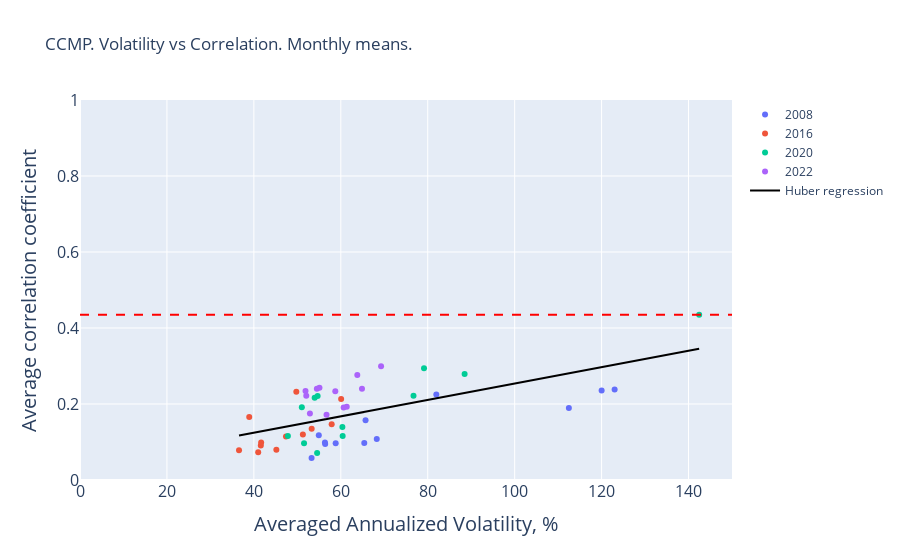
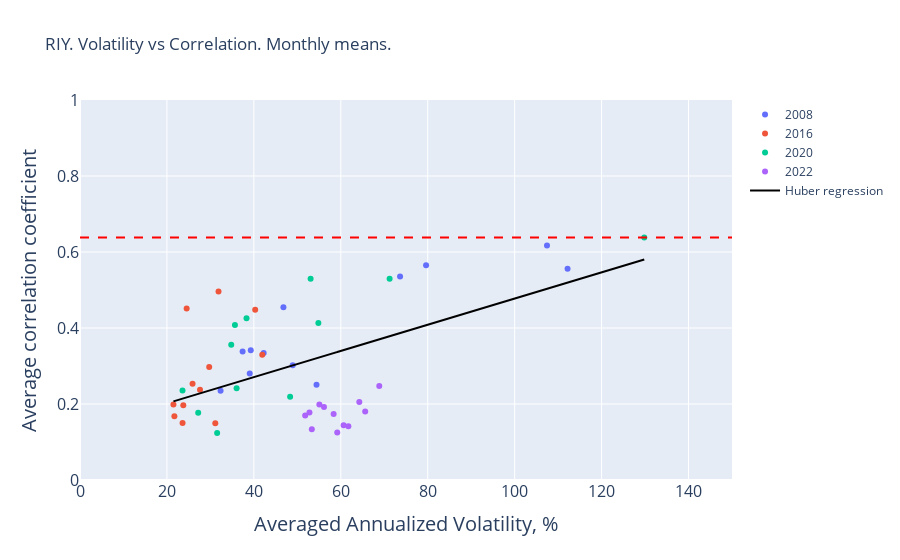
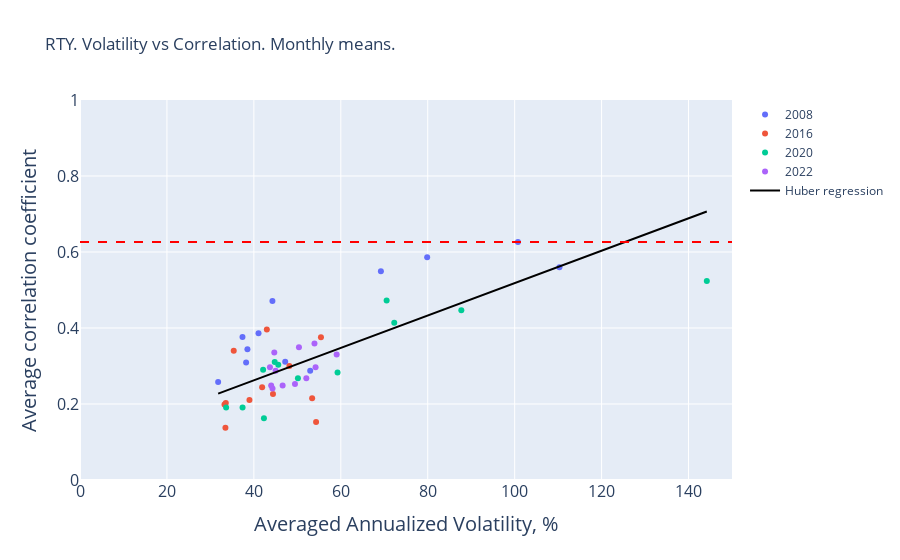
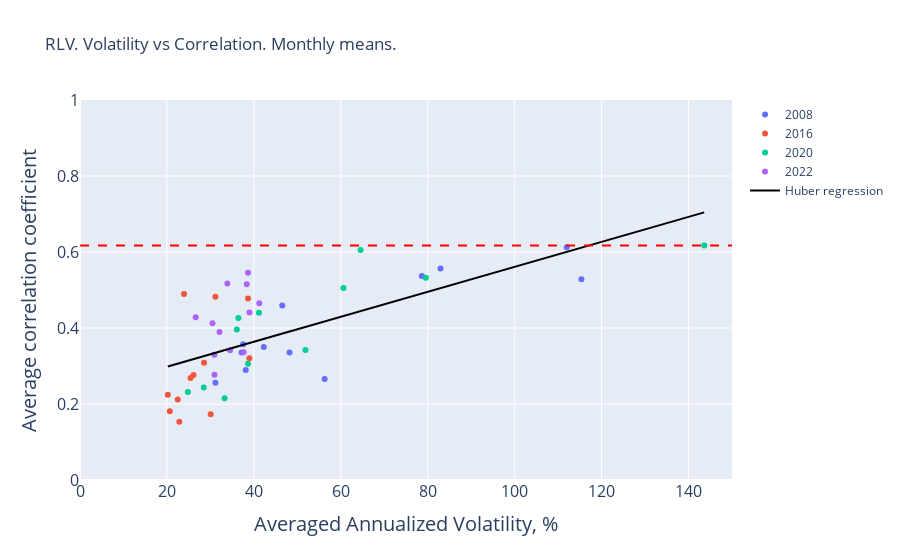

The notebook cell these images were saved under, in order:
### Markdown cell above
Plot all indices on separate plots and fit the scatter plot with Hubert regression.

Notations: 

    - red dashed line: maximum correlation coefficient.
    - black solid line: Huber linear regression.

### Code cell
def get_huber_coefficients(X, y):
    """ Returns coefficients of Huber linear regression. Fit-predicts on X, y """
    huber = HuberRegressor().fit(X, y)
    y_pred = huber.predict(X)

    a = huber.coef_[0]
    b = huber.intercept_
    return a, b, y_pred

huber_dict = {}

for index in list(data.keys()):
    df = data[index]

    fig = go.Figure()
    for year in list(df.year.unique()):
        df_year = df[df.year == year]
        hover_texts = df_year.apply(lambda row: f'{row["month_abbr"]} {row["year"]}', axis=1)
        fig.add_trace(go.Scatter(x=np.sqrt(252.)*100.*df_year['volatility'], 
                                 y=df_year['correlation'],
                                 mode='markers',
                                 name=year,
                                 text = hover_texts))
                                 #hovertemplate='%{text}'))

    # maximum correlation
    y_max = df['correlation'].max()
    fig.add_shape(
        type="line",
        x0=0.,
        x1=150.,
        y0=y_max,
        y1=y_max,
        line=dict(color="red", width=2, dash="dash"),
        name='max correlation',)

    # Hubert linear regression
    X = np.sqrt(252.)*100.*(df['volatility']).values.reshape(-1, 1)
    y = df['correlation'].values.reshape(-1, 1)

    a, b, y_pred = get_huber_coefficients(X, y)
    huber_dict[index] = {'a': a, 'b': b}

    fig.add_trace(go.Scatter(x=X.ravel(),
                             y=y_pred.ravel(),
                             mode='lines',
                             name='Huber regression',
                             line=dict(color='black')))

    ## Add text in the left upper corner. Plotly has rendering issues with LaTeX
    #fig.add_annotation(
    #    text='$\rho$ = {a:.4f}$\cdot\sigma$ + {b:.2f}',
    #    xref='paper',
    #    yref='paper',
    #    x=0.01,
    #    y=0.95,
    #    showarrow=False,
    #    font=dict(size=12, color='black'))

    fig.update_layout(title=f'{index}. Volatility vs Correlation. Monthly means.', 
                  xaxis_title='Averaged Annualized Volatility, %', 
                  yaxis_title='Average correlation coefficient',
                  yaxis_range=[0., 1.],
                  xaxis_range=[0, 150.],
                  xaxis=dict(
                          title_font=dict(size=20),
                          tickfont=dict(size=16)),
                  yaxis=dict(
                          title_font=dict(size=20),
                          tickfont=dict(size=16)))

    fig.show()

### Figure 1 — Plotly figure (JSON) as saved in the notebook; plotly's stock layout.template omitted (floating-point values rounded to 4 significant figures)
{"data": [{"mode": "markers", "name": "2008", "text": ["Jan 2008", "Feb 2008", "Mar 2008", "Apr 2008", "May 2008", "Jun 2008", "Jul 2008", "Aug 2008", "Sep 2008", "Oct 2008", "Nov 2008", "Dec 2008"], "type": "scatter", "x": [65.4, 56.35, 65.69, 56.41, 53.28, 54.94, 68.27, 58.82, 81.97, 123.0, 120.0, 112.5], "y": [0.09726, 0.09886, 0.1575, 0.09496, 0.05765, 0.1176, 0.1077, 0.09647, 0.2252, 0.2381, 0.2355, 0.1893]}, {"mode": "markers", "name": "2016", "text": ["Jan 2016", "Feb 2016", "Mar 2016", "Apr 2016", "May 2016", "Jun 2016", "Jul 2016", "Aug 2016", "Sep 2016", "Oct 2016", "Nov 2016", "Dec 2016"], "type": "scatter", "x": [60.08, 57.9, 53.3, 45.17, 47.39, 49.77, 41.6, 40.99, 38.93, 36.59, 51.28, 41.68], "y": [0.213, 0.1469, 0.1347, 0.07974, 0.1145, 0.2325, 0.09101, 0.0733, 0.1656, 0.07805, 0.1195, 0.09873]}, {"mode": "markers", "name": "2020", "text": ["Jan 2020", "Feb 2020", "Mar 2020", "Apr 2020", "May 2020", "Jun 2020", "Jul 2020", "Aug 2020", "Sep 2020", "Oct 2020", "Nov 2020", "Dec 2020"], "type": "scatter", "x": [47.83, 54.67, 142.4, 88.48, 76.73, 79.14, 60.37, 54.55, 53.99, 51.04, 60.43, 51.54], "y": [0.1157, 0.2213, 0.435, 0.2789, 0.2217, 0.2944, 0.1393, 0.0709, 0.2167, 0.1917, 0.1157, 0.09677]}, {"mode": "markers", "name": "2022", "text": ["Jan 2022", "Feb 2022", "Mar 2022", "Apr 2022", "May 2022", "Jun 2022", "Jul 2022", "Aug 2022", "Sep 2022", "Oct 2022", "Nov 2022", "Dec 2022"], "type": "scatter", "x": [54.5, 55.09, 64.87, 52.06, 69.26, 63.8, 52.89, 60.65, 51.89, 58.73, 61.37, 56.71], "y": [0.2402, 0.2428, 0.2401, 0.2216, 0.2993, 0.2762, 0.1747, 0.191, 0.2345, 0.2336, 0.1929, 0.1719]}, {"line": {"color": "black"}, "mode": "lines", "name": "Huber regression", "type": "scatter", "x": [65.4, 56.35, 65.69, 56.41, 53.28, 54.94, 68.27, 58.82, 81.97, 123.0, 120.0, 112.5, 60.08, 57.9, 53.3, 45.17, 47.39, 49.77, 41.6, 40.99, 38.93, 36.59, 51.28, 41.68, 47.83, 54.67, 142.4, 88.48, 76.73, 79.14, 60.37, 54.55, 53.99, 51.04, 60.43, 51.54, 54.5, 55.09, 64.87, 52.06, 69.26, 63.8, 52.89, 60.65, 51.89, 58.73, 61.37, 56.71], "y": [0.1791, 0.1595, 0.1797, 0.1596, 0.1529, 0.1565, 0.1853, 0.1649, 0.2148, 0.3034, 0.297, 0.2807, 0.1676, 0.1629, 0.1529, 0.1354, 0.1402, 0.1453, 0.1277, 0.1264, 0.1219, 0.1169, 0.1486, 0.1278, 0.1411, 0.1559, 0.3454, 0.2289, 0.2035, 0.2087, 0.1682, 0.1556, 0.1544, 0.1481, 0.1683, 0.1491, 0.1555, 0.1568, 0.1779, 0.1503, 0.1874, 0.1756, 0.1521, 0.1688, 0.1499, 0.1647, 0.1704, 0.1603]}], "layout": {"shapes": [{"line": {"color": "red", "dash": "dash", "width": 2}, "name": "max correlation", "type": "line", "x0": 0, "x1": 150, "y0": 0.435, "y1": 0.435}], "title": {"text": "CCMP. Volatility vs Correlation. Monthly means."}, "xaxis": {"range": [0, 150], "tickfont": {"size": 16}, "title": {"font": {"size": 20}, "text": "Averaged Annualized Volatility, %"}}, "yaxis": {"range": [0, 1], "tickfont": {"size": 16}, "title": {"font": {"size": 20}, "text": "Average correlation coefficient"}}}}

### Figure 2 — Plotly figure (JSON) as saved in the notebook; plotly's stock layout.template omitted (floating-point values rounded to 4 significant figures)
{"data": [{"mode": "markers", "name": "2008", "text": ["Jan 2008", "Feb 2008", "Mar 2008", "Apr 2008", "May 2008", "Jun 2008", "Jul 2008", "Aug 2008", "Sep 2008", "Oct 2008", "Nov 2008", "Dec 2008"], "type": "scatter", "x": [48.93, 39.28, 46.8, 39.05, 32.34, 37.41, 54.41, 42.25, 73.64, 112.2, 107.4, 79.62], "y": [0.3019, 0.3413, 0.4544, 0.2806, 0.2348, 0.338, 0.251, 0.3342, 0.5353, 0.5556, 0.6174, 0.5649]}, {"mode": "markers", "name": "2016", "text": ["Jan 2016", "Feb 2016", "Mar 2016", "Apr 2016", "May 2016", "Jun 2016", "Jul 2016", "Aug 2016", "Sep 2016", "Oct 2016", "Nov 2016", "Dec 2016"], "type": "scatter", "x": [40.3, 41.93, 29.72, 27.61, 25.9, 31.87, 23.76, 21.72, 24.54, 23.6, 31.13, 21.49], "y": [0.4483, 0.3299, 0.2973, 0.2376, 0.253, 0.496, 0.1969, 0.1678, 0.4514, 0.1503, 0.1494, 0.1989]}, {"mode": "markers", "name": "2020", "text": ["Jan 2020", "Feb 2020", "Mar 2020", "Apr 2020", "May 2020", "Jun 2020", "Jul 2020", "Aug 2020", "Sep 2020", "Oct 2020", "Nov 2020", "Dec 2020"], "type": "scatter", "x": [23.59, 38.31, 129.8, 71.23, 54.84, 53.05, 36.03, 31.55, 35.64, 34.79, 48.34, 27.19], "y": [0.2357, 0.4259, 0.6382, 0.5296, 0.4129, 0.5296, 0.2411, 0.1236, 0.4082, 0.3561, 0.2191, 0.1772]}, {"mode": "markers", "name": "2022", "text": ["Jan 2022", "Feb 2022", "Mar 2022", "Apr 2022", "May 2022", "Jun 2022", "Jul 2022", "Aug 2022", "Sep 2022", "Oct 2022", "Nov 2022", "Dec 2022"], "type": "scatter", "x": [55.07, 56.13, 65.61, 51.8, 68.85, 64.26, 53.33, 60.66, 52.78, 58.35, 61.74, 59.18], "y": [0.1985, 0.1921, 0.1805, 0.1701, 0.2477, 0.205, 0.1334, 0.1441, 0.1774, 0.1734, 0.1417, 0.1252]}, {"line": {"color": "black"}, "mode": "lines", "name": "Huber regression", "type": "scatter", "x": [48.93, 39.28, 46.8, 39.05, 32.34, 37.41, 54.41, 42.25, 73.64, 112.2, 107.4, 79.62, 40.3, 41.93, 29.72, 27.61, 25.9, 31.87, 23.76, 21.72, 24.54, 23.6, 31.13, 21.49, 23.59, 38.31, 129.8, 71.23, 54.84, 53.05, 36.03, 31.55, 35.64, 34.79, 48.34, 27.19, 55.07, 56.13, 65.61, 51.8, 68.85, 64.26, 53.33, 60.66, 52.78, 58.35, 61.74, 59.18], "y": [0.3016, 0.2683, 0.2942, 0.2675, 0.2444, 0.2618, 0.3205, 0.2785, 0.3867, 0.5196, 0.5032, 0.4074, 0.2718, 0.2774, 0.2353, 0.228, 0.2222, 0.2427, 0.2148, 0.2077, 0.2175, 0.2142, 0.2402, 0.207, 0.2142, 0.2649, 0.5804, 0.3784, 0.3219, 0.3158, 0.2571, 0.2416, 0.2557, 0.2528, 0.2995, 0.2266, 0.3227, 0.3264, 0.359, 0.3115, 0.3702, 0.3544, 0.3167, 0.342, 0.3148, 0.334, 0.3457, 0.3369]}], "layout": {"shapes": [{"line": {"color": "red", "dash": "dash", "width": 2}, "name": "max correlation", "type": "line", "x0": 0, "x1": 150, "y0": 0.6382, "y1": 0.6382}], "title": {"text": "RIY. Volatility vs Correlation. Monthly means."}, "xaxis": {"range": [0, 150], "tickfont": {"size": 16}, "title": {"font": {"size": 20}, "text": "Averaged Annualized Volatility, %"}}, "yaxis": {"range": [0, 1], "tickfont": {"size": 16}, "title": {"font": {"size": 20}, "text": "Average correlation coefficient"}}}}

### Figure 3 — Plotly figure (JSON) as saved in the notebook; plotly's stock layout.template omitted (floating-point values rounded to 4 significant figures)
{"data": [{"mode": "markers", "name": "2008", "text": ["Jan 2008", "Feb 2008", "Mar 2008", "Apr 2008", "May 2008", "Jun 2008", "Jul 2008", "Aug 2008", "Sep 2008", "Oct 2008", "Nov 2008", "Dec 2008"], "type": "scatter", "x": [47.21, 38.52, 44.27, 38.21, 31.78, 37.38, 52.96, 41.07, 69.23, 110.3, 100.8, 79.87], "y": [0.3112, 0.3442, 0.4708, 0.3094, 0.2579, 0.3762, 0.2878, 0.3865, 0.5493, 0.5602, 0.6265, 0.586]}, {"mode": "markers", "name": "2016", "text": ["Jan 2016", "Feb 2016", "Mar 2016", "Apr 2016", "May 2016", "Jun 2016", "Jul 2016", "Aug 2016", "Sep 2016", "Oct 2016", "Nov 2016", "Dec 2016"], "type": "scatter", "x": [55.43, 53.41, 48.18, 38.98, 41.9, 42.99, 33.54, 33.46, 35.37, 54.31, 44.39, 33.25], "y": [0.3755, 0.2152, 0.3, 0.2103, 0.2443, 0.3962, 0.2028, 0.1377, 0.3398, 0.1526, 0.2266, 0.1984]}, {"mode": "markers", "name": "2020", "text": ["Jan 2020", "Feb 2020", "Mar 2020", "Apr 2020", "May 2020", "Jun 2020", "Jul 2020", "Aug 2020", "Sep 2020", "Oct 2020", "Nov 2020", "Dec 2020"], "type": "scatter", "x": [33.62, 45.61, 144.2, 87.73, 72.3, 70.54, 50.14, 42.32, 44.8, 42.13, 59.25, 37.4], "y": [0.1909, 0.3033, 0.5238, 0.447, 0.4139, 0.4723, 0.2675, 0.1625, 0.3105, 0.29, 0.283, 0.191]}, {"mode": "markers", "name": "2022", "text": ["Jan 2022", "Feb 2022", "Mar 2022", "Apr 2022", "May 2022", "Jun 2022", "Jul 2022", "Aug 2022", "Sep 2022", "Oct 2022", "Nov 2022", "Dec 2022"], "type": "scatter", "x": [45.01, 46.62, 52.07, 43.7, 59.04, 53.94, 44.29, 49.46, 44.7, 50.37, 54.2, 43.98], "y": [0.2872, 0.2488, 0.2677, 0.2965, 0.3305, 0.3595, 0.2409, 0.2529, 0.3358, 0.3494, 0.2967, 0.2485]}, {"line": {"color": "black"}, "mode": "lines", "name": "Huber regression", "type": "scatter", "x": [47.21, 38.52, 44.27, 38.21, 31.78, 37.38, 52.96, 41.07, 69.23, 110.3, 100.8, 79.87, 55.43, 53.41, 48.18, 38.98, 41.9, 42.99, 33.54, 33.46, 35.37, 54.31, 44.39, 33.25, 33.62, 45.61, 144.2, 87.73, 72.3, 70.54, 50.14, 42.32, 44.8, 42.13, 59.25, 37.4, 45.01, 46.62, 52.07, 43.7, 59.04, 53.94, 44.29, 49.46, 44.7, 50.37, 54.2, 43.98], "y": [0.2932, 0.2561, 0.2806, 0.2548, 0.2274, 0.2513, 0.3177, 0.267, 0.387, 0.5621, 0.5214, 0.4324, 0.3282, 0.3196, 0.2973, 0.2581, 0.2706, 0.2752, 0.2349, 0.2346, 0.2427, 0.3234, 0.2812, 0.2336, 0.2352, 0.2864, 0.7066, 0.4659, 0.4001, 0.3926, 0.3056, 0.2723, 0.2829, 0.2715, 0.3445, 0.2513, 0.2838, 0.2906, 0.3139, 0.2782, 0.3436, 0.3219, 0.2807, 0.3027, 0.2825, 0.3066, 0.323, 0.2794]}], "layout": {"shapes": [{"line": {"color": "red", "dash": "dash", "width": 2}, "name": "max correlation", "type": "line", "x0": 0, "x1": 150, "y0": 0.6265, "y1": 0.6265}], "title": {"text": "RTY. Volatility vs Correlation. Monthly means."}, "xaxis": {"range": [0, 150], "tickfont": {"size": 16}, "title": {"font": {"size": 20}, "text": "Averaged Annualized Volatility, %"}}, "yaxis": {"range": [0, 1], "tickfont": {"size": 16}, "title": {"font": {"size": 20}, "text": "Average correlation coefficient"}}}}

### Figure 4 — Plotly figure (JSON) as saved in the notebook; plotly's stock layout.template omitted (floating-point values rounded to 4 significant figures)
{"data": [{"mode": "markers", "name": "2008", "text": ["Jan 2008", "Feb 2008", "Mar 2008", "Apr 2008", "May 2008", "Jun 2008", "Jul 2008", "Aug 2008", "Sep 2008", "Oct 2008", "Nov 2008", "Dec 2008"], "type": "scatter", "x": [48.21, 37.52, 46.53, 38.14, 31.15, 37.17, 56.28, 42.28, 78.64, 115.4, 112.0, 82.93], "y": [0.3356, 0.357, 0.4591, 0.2896, 0.2562, 0.3358, 0.2661, 0.3502, 0.5369, 0.5282, 0.6125, 0.5565]}, {"mode": "markers", "name": "2016", "text": ["Jan 2016", "Feb 2016", "Mar 2016", "Apr 2016", "May 2016", "Jun 2016", "Jul 2016", "Aug 2016", "Sep 2016", "Oct 2016", "Nov 2016", "Dec 2016"], "type": "scatter", "x": [38.66, 38.96, 28.54, 26.13, 25.44, 31.16, 22.48, 20.66, 23.93, 22.85, 30.06, 20.2], "y": [0.4779, 0.3204, 0.3087, 0.2763, 0.2687, 0.4825, 0.2121, 0.1812, 0.4893, 0.1535, 0.1729, 0.2246]}, {"mode": "markers", "name": "2020", "text": ["Jan 2020", "Feb 2020", "Mar 2020", "Apr 2020", "May 2020", "Jun 2020", "Jul 2020", "Aug 2020", "Sep 2020", "Oct 2020", "Nov 2020", "Dec 2020"], "type": "scatter", "x": [24.82, 41.17, 143.6, 79.55, 60.6, 64.54, 38.65, 33.27, 36.44, 36.08, 51.88, 28.47], "y": [0.2316, 0.4401, 0.617, 0.5324, 0.5055, 0.6055, 0.3058, 0.2149, 0.4266, 0.396, 0.3419, 0.2437]}, {"mode": "markers", "name": "2022", "text": ["Jan 2022", "Feb 2022", "Mar 2022", "Apr 2022", "May 2022", "Jun 2022", "Jul 2022", "Aug 2022", "Sep 2022", "Oct 2022", "Nov 2022", "Dec 2022"], "type": "scatter", "x": [30.94, 34.53, 37.65, 32.09, 41.25, 38.66, 30.92, 30.48, 33.9, 38.37, 38.99, 26.61], "y": [0.2772, 0.3412, 0.3359, 0.3896, 0.4654, 0.5452, 0.3295, 0.4126, 0.5173, 0.5149, 0.4406, 0.4283]}, {"line": {"color": "black"}, "mode": "lines", "name": "Huber regression", "type": "scatter", "x": [48.21, 37.52, 46.53, 38.14, 31.15, 37.17, 56.28, 42.28, 78.64, 115.4, 112.0, 82.93, 38.66, 38.96, 28.54, 26.13, 25.44, 31.16, 22.48, 20.66, 23.93, 22.85, 30.06, 20.2, 24.82, 41.17, 143.6, 79.55, 60.6, 64.54, 38.65, 33.27, 36.44, 36.08, 51.88, 28.47, 30.94, 34.53, 37.65, 32.09, 41.25, 38.66, 30.92, 30.48, 33.9, 38.37, 38.99, 26.61], "y": [0.3908, 0.3557, 0.3853, 0.3577, 0.3347, 0.3545, 0.4174, 0.3713, 0.4908, 0.6115, 0.6005, 0.5049, 0.3594, 0.3604, 0.3262, 0.3183, 0.316, 0.3348, 0.3063, 0.3003, 0.311, 0.3075, 0.3312, 0.2988, 0.3139, 0.3677, 0.7043, 0.4938, 0.4315, 0.4445, 0.3594, 0.3417, 0.3521, 0.351, 0.4029, 0.326, 0.3341, 0.3459, 0.3561, 0.3379, 0.3679, 0.3594, 0.334, 0.3325, 0.3438, 0.3585, 0.3605, 0.3198]}], "layout": {"shapes": [{"line": {"color": "red", "dash": "dash", "width": 2}, "name": "max correlation", "type": "line", "x0": 0, "x1": 150, "y0": 0.617, "y1": 0.617}], "title": {"text": "RLV. Volatility vs Correlation. Monthly means."}, "xaxis": {"range": [0, 150], "tickfont": {"size": 16}, "title": {"font": {"size": 20}, "text": "Averaged Annualized Volatility, %"}}, "yaxis": {"range": [0, 1], "tickfont": {"size": 16}, "title": {"font": {"size": 20}, "text": "Average correlation coefficient"}}}}
